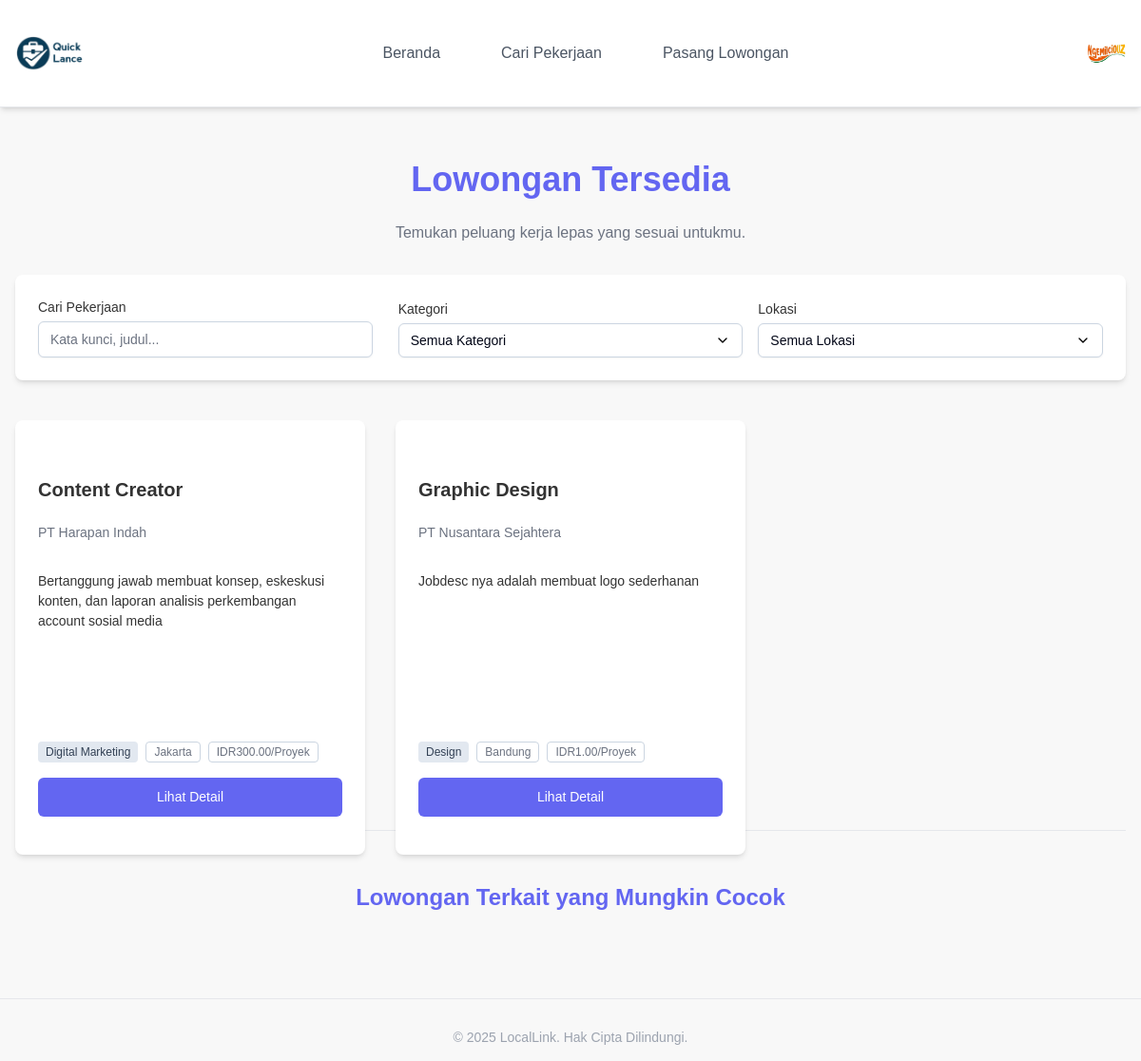
Page /src/pages/work-list.php (signed in) on the committed database.
### tables this page shows
CREATE TABLE `users` (
  `id` int(11) NOT NULL,
  `name` varchar(100) NOT NULL,
  `email` varchar(100) NOT NULL,
  `password` varchar(255) NOT NULL,
  `profile_picture` varchar(255) DEFAULT NULL,
  `bio` text DEFAULT NULL,
  `specializations` varchar(255) DEFAULT NULL,
  `linkedin_url` varchar(255) DEFAULT NULL,
  `instagram_url` varchar(255) DEFAULT NULL,
  `facebook_url` varchar(255) DEFAULT NULL,
  `twitter_url` varchar(255) DEFAULT NULL,
  `education` text DEFAULT NULL,
  `portfolio_url` varchar(255) DEFAULT NULL,
  `cv_url` varchar(255) DEFAULT NULL,
  `created_at` timestamp NOT NULL DEFAULT current_timestamp(),
  `bank_account` varchar(100) DEFAULT NULL,
  `bank_name` varchar(50) DEFAULT NULL
);

CREATE TABLE `jobs` (
  `id` int(11) NOT NULL,
  `title` varchar(255) NOT NULL,
  `brief_description` varchar(200) DEFAULT NULL,
  `full_description` text DEFAULT NULL,
  `category` varchar(100) DEFAULT NULL,
  `location` varchar(100) DEFAULT NULL,
  `payment_type` varchar(50) DEFAULT NULL,
  `amount` decimal(15,2) DEFAULT NULL,
  `currency` varchar(10) DEFAULT NULL,
  `requirements` text DEFAULT NULL,
  `company_name` varchar(100) DEFAULT NULL,
  `company_email` varchar(100) DEFAULT NULL,
  `company_logo_url` varchar(255) DEFAULT NULL,
  `posted_by` int(11) DEFAULT NULL,
  `created_at` timestamp NOT NULL DEFAULT current_timestamp(),
  `status` enum('TERBUKA','TERTUTUP') NOT NULL DEFAULT 'TERBUKA'
);

### src/pages/work-list.php (the view, shortened to what this page needs)
<?php
include_once '../db/connection.php';
$query = "SELECT * FROM jobs ORDER BY created_at DESC";
$result = mysqli_query($conn, $query);
$user = null;
if (isset($_SESSION['user_id'])) {
    $user_id = $_SESSION['user_id'];
    $user_query = mysqli_query($conn, "SELECT name, email, profile_picture FROM users WHERE id='$user_id'");
    $user = mysqli_fetch_assoc($user_query);
}
?>
<!DOCTYPE html>
<html lang="id">
<head>
    <link rel="stylesheet" href="https://cdnjs.cloudflare.com/ajax/libs/font-awesome/6.4.0/css/all.min.css">
    <link rel="stylesheet" href="../styles/jobs.css">
</head>
<body>
    <header class="main-nav">
        <div class="header-content container">
             <div class="brand">
                <img src="../../asset/logo.png" alt="LocalLink Logo" class="logo">
             </div>
            <div class="nav-content container">
                <ul>
                    <li><a href="home-user.php" class="nav-link">Beranda</a></li>
                    <li><a href="work-list.php" class="nav-link">Cari Pekerjaan</a></li>
                    <li><a href="post-job.php" class="nav-link">Pasang Lowongan</a></li>
                </ul>
            </div>
            <div class="profile-menu">
                <?php if ($user && !empty($user['profile_picture']) && file_exists(__DIR__ . '/../../user/' . $user['profile_picture'])): ?>
                    <img src="<?php echo '../../user/' . htmlspecialchars($user['profile_picture']); ?>" alt="Foto Profil" class="profile-avatar" id="profileAvatar" style="width:40px;height:40px;border-radius:50%;cursor:pointer;object-fit:cover;">
                <?php endif; ?>
            </div>
        </div>
    </header>
    <div class="container mx-auto px-4 py-8">
        <div class="mb-8 text-center">
            <h1 style="color: var(--primary-color);" class="font-headline text-4xl font-bold">Lowongan Tersedia</h1>
            <p class="text-muted-foreground mt-2">Temukan peluang kerja lepas yang sesuai untukmu.</p>
        </div>
        <div class="mb-8 p-6 bg-card rounded-lg shadow">
            <div class="grid grid-cols-1 md:grid-cols-3 gap-4 items-end">
                <div>
                    <label for="search-jobs" class="block text-sm font-medium mb-1">Cari Pekerjaan</label>
                    <div class="relative">
                        <input
                            id="search-jobs"
                            type="text"
                            placeholder="Kata kunci, judul..."
                            class="input pl-10"
                        />
                    </div>
                </div>
                <div>
                    <label for="category-filter" class="block text-sm font-medium mb-1">Kategori</label>
                    <select id="category-filter" class="select-trigger">
                        <option value="all">Semua Kategori</option>
                    </select>
                </div>
                <div>
                    <label for="location-filter" class="block text-sm font-medium mb-1">Lokasi</label>
                    <select id="location-filter" class="select-trigger">
                        <option value="all">Semua Lokasi</option>
                    </select>
                </div>
            </div>
        </div>
        <div class="grid grid-cols-1 md:grid-cols-2 lg:grid-cols-3 gap-6" id="job-list">
            <?php while ($job = mysqli_fetch_assoc($result)): ?>
            <div class="job-card" data-category="<?php echo htmlspecialchars($job['category']); ?>" data-location="<?php echo htmlspecialchars($job['location']); ?>">
                <h3 class="job-title"><a href="job-details.php?id=<?php echo $job['id']; ?>" class="job-link"><?php echo htmlspecialchars($job['title']); ?></a></h3>
                <p class="job-company-name"><?php echo htmlspecialchars($job['company_name']); ?></p>
                <p class="job-description"><?php echo htmlspecialchars($job['brief_description']); ?></p>
                <div class="job-meta">
                    <span class="badge badge-secondary"><?php echo htmlspecialchars($job['category']); ?></span>
                    <span class="badge badge-outline"><?php echo htmlspecialchars($job['location']); ?></span>
                    <span class="badge badge-outline"><?php echo htmlspecialchars($job['currency']); ?><?php echo htmlspecialchars($job['amount']); ?><?php echo $job['payment_type'] == 'hourly' ? '/jam' : '/proyek'; ?></span>
                </div>
                <a href="job-details.php?id=<?php echo $job['id']; ?>" class="view-details-button">Lihat Detail</a>
            </div>
            <?php endwhile; ?>
        </div>
        <aside class="related-jobs-section">
            <h2 style="color: var(--primary-color);" class="related-jobs-title">Lowongan Terkait yang Mungkin Cocok</h2>
        </aside>
    </div>
    <footer>
    <div class="footer-bottom">
        <p>&copy; 2025 LocalLink. Hak Cipta Dilindungi.</p>
    </div>
    </footer>
</body>
</html>

### rows in the picture
users: profile_picture (picture)
jobs: title "Content Creator", company_name "PT Harapan Indah", brief_description "Bertanggung jawab membuat konsep, eskeskusi konten, dan laporan analisis perkembangan account sosial media", category "Digital Marketing", location "Jakarta", currency "IDR", amount "300.00", payment_type "/Proyek"
jobs: title "Graphic Design", company_name "PT Nusantara Sejahtera", brief_description "Jobdesc nya adalah membuat logo sederhanan", category "Design", location "Bandung", currency "IDR", amount "1.00", payment_type "/Proyek"
